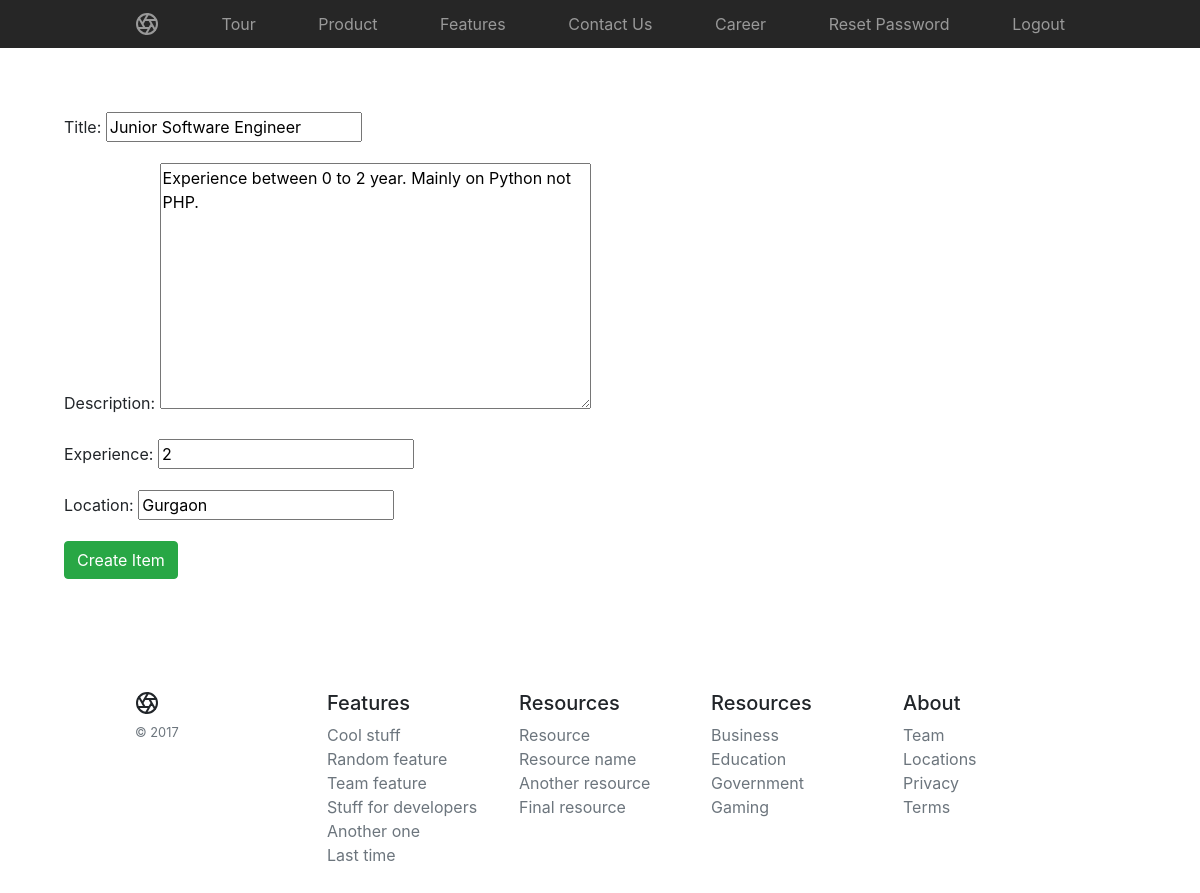
Screenshot of /jobs/update/3/ (signed in) with the database file from the repository.
### jobs/models.py (models this page shows, shortened)
class Job(models.Model):
    title = models.CharField(max_length=256)
    description = models.TextField()
    experience = models.IntegerField(default=0)
    location = models.CharField(default='Bangalore', max_length=256)

### jobs/views.py (the view)
# urls.py: url(r'^update/(?P<pk>\d+)/', views.UpdateJobView.as_view(), name='job_update'),
class UpdateJobView(PermissionRequiredMixin, UpdateView):
    model = Job
    fields = ('title', 'description', 'experience', 'location')
    permission_required = ('jobs.change_job')

### jobs/templates/jobs/job_form.html (shortened to what this page needs)
{% extends 'base.html' %}
{% block body %}
<form action="" method="post">
    {{ form.as_p }}
    <input type="submit" class="btn btn-success"
        value="{% if form.instace.pk %}Update{% else %}Create{% endif %} Item" />
</form>
{% endblock body %}

### rows the page displays
Job: title "Junior Software Engineer", description "Experience between 0 to 2 year. Mainly on Python not PHP.", experience "2", location "Gurgaon"
